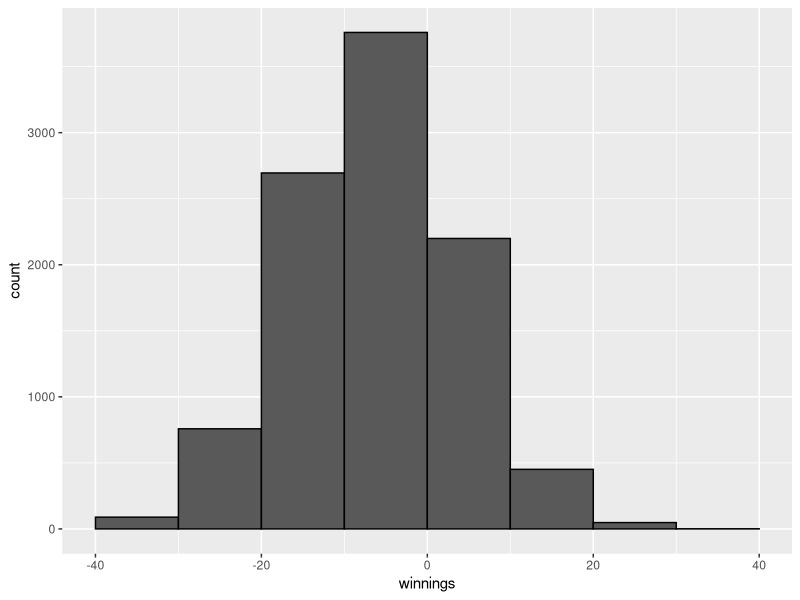
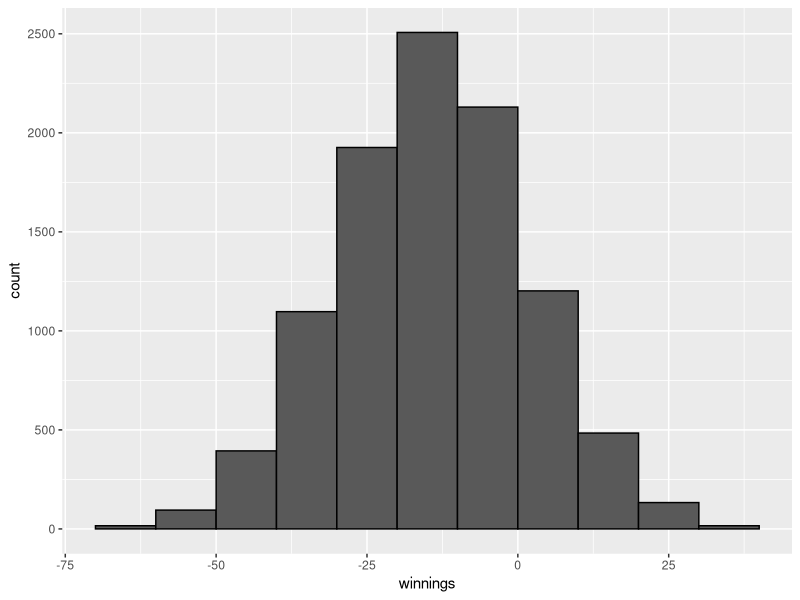
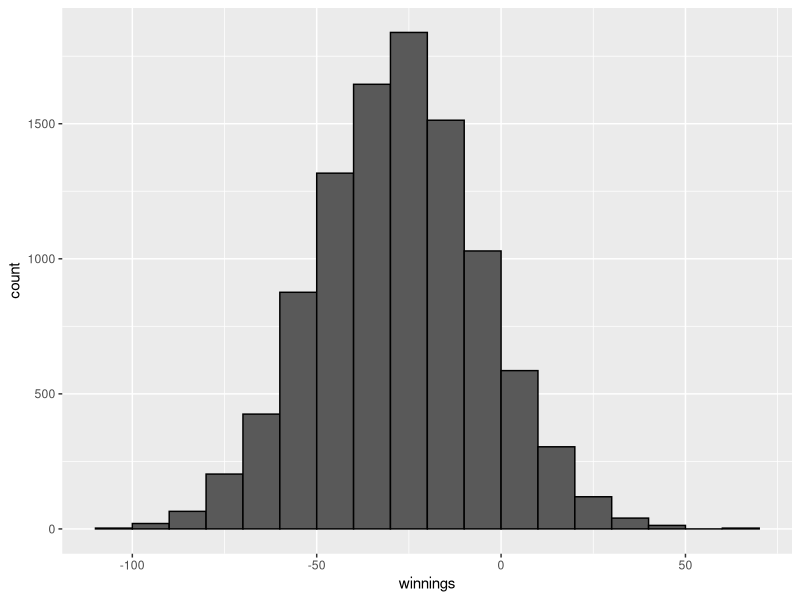
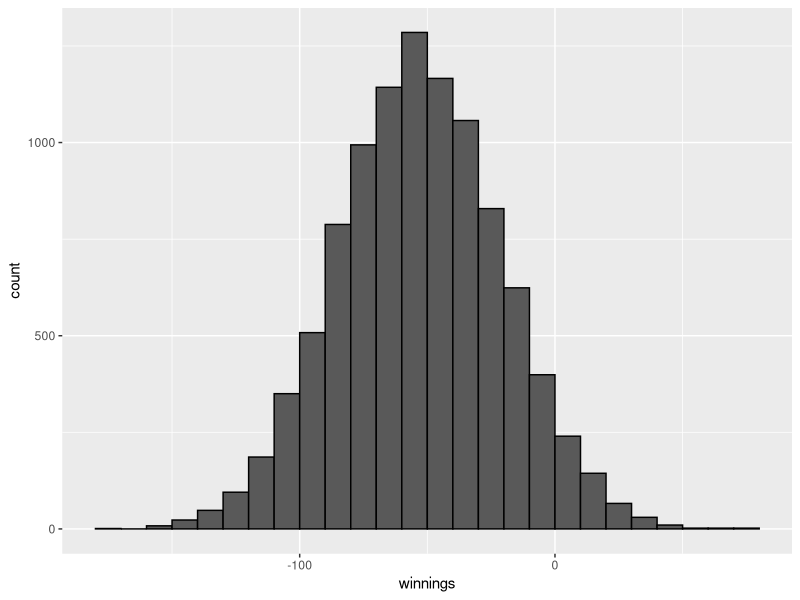
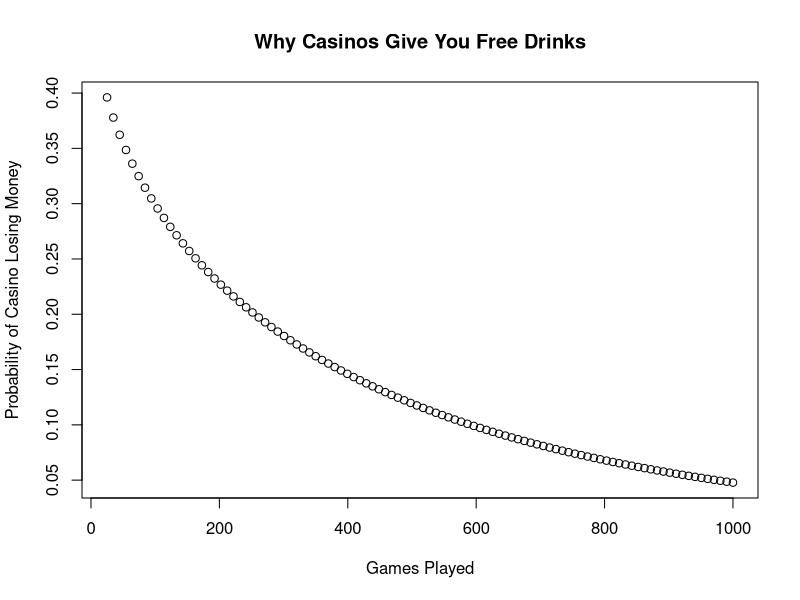

These charts were generated, in order, by the following R code:
## ---- chunk 1
roulette <- function(n) {
    x <- sample(c(-1, 1), n, replace = TRUE, prob = c(10/19, 9/19))
    sum(x)
}
## ---- chunk 2
library(tidyverse)
B <- 10000
ns <- c(100, 250, 500, 1000)
for(n in ns) {
    winnings <- replicate(B, roulette(n))
    p <- data.frame(winnings = winnings) %>% 
        ggplot(aes(x = winnings)) + 
        geom_histogram(binwidth = 10, boundary = 0, color = "black") 
    ggtitle(n)  
    print(p) 
}
## ---- chunk 3
1 - pnorm(sqrt(100) * (1/19) / 0.998614)
## ---- chunk 4
B <- 10^5
winnings <- replicate(B, roulette(100))
mean(winnings > 0)                   
## ---- chunk 5
n <-seq(25, 1000, len = 100)
prob_of_casino_losing <- 1 - pnorm(sqrt(n) * (1/19) / 0.998614)
plot(n, prob_of_casino_losing,
     xlab = "Games Played", 
     ylab = "Probability of Casino Losing Money", 
     main = "Why Casinos Give You Free Drinks")
